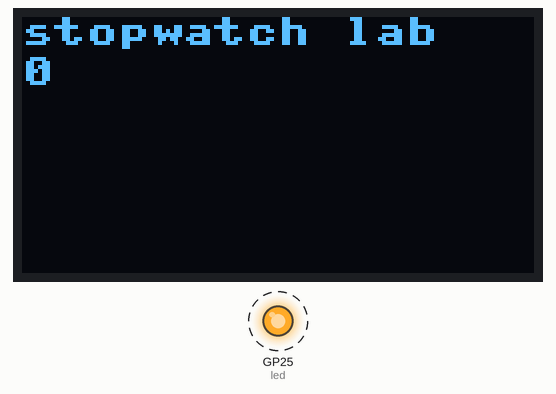
Bench run of a program on a simulated Raspberry Pi Pico running MicroPython. On the bench: 128×64 one-colour display, output pins drawn as LEDs (lit = HIGH). Dashed ring = blinking. Library files of the repository ran but are not shown: ssd1306.py, mp_button.py; pins used as bus, display or sensor lines are not drawn; what the program prints to the serial console is not drawn.

Above: at 0.1 s.
At 9.1 s:
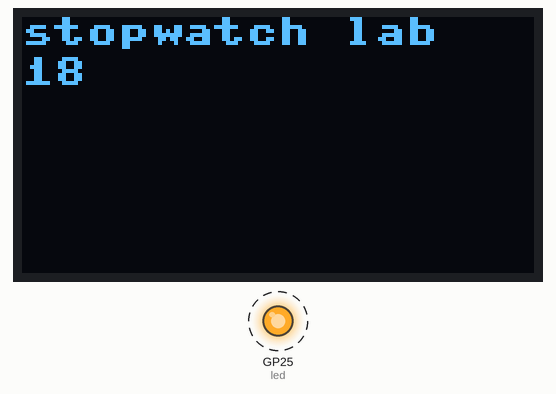
At 19.2 s:
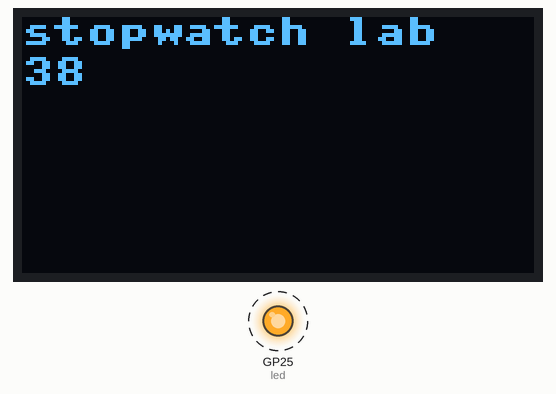
At 38.8 s:
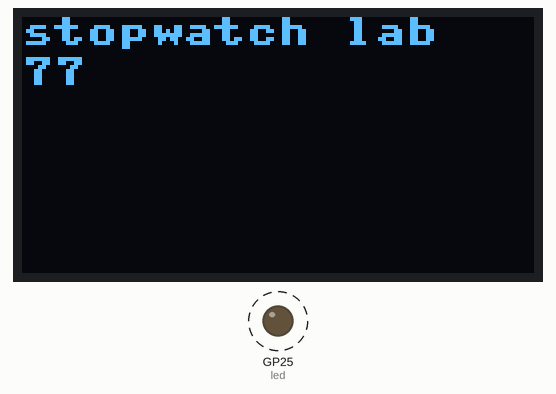
Timing chart, 0 to 40.0 s (numbered marks = the images above):
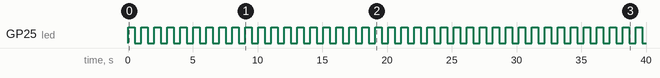

Measured:
- by itself, GP25 (led): alternates HIGH for 0.50 s and LOW for 0.50 s
- what the display in image 0 shows lasts 0.5 s, from 0.0 s to 0.5 s

The program:

05-oled-test.py
```python
from machine import Pin, SPI
import utime
import ssd1306
from mp_button import Button
from utime import sleep, localtime

# HARDWARE PIN CONFIGURATION
# LEDs
PICO_ONBOARD_LED_PIN = 25
# Button pins
STOPWATCH_START_STOP_PIN = 14
STOPWATCH_RESET_PIN = 15
# Display pins
DISPLAY_SCL_PIN = 2
DISPLAY_SDA_PIN = 3
DISPLAY_RES_PIN = 4
DISPLAY_DC_PIN = 5
DISPLAY_CS_PIN = 6

led = machine.Pin(PICO_ONBOARD_LED_PIN, machine.Pin.OUT)

SCL=Pin(DISPLAY_SCL_PIN)
SDA=Pin(DISPLAY_SDA_PIN)
spi=SPI(0, sck=SCL, mosi=SDA)
RES = Pin(DISPLAY_RES_PIN)
DC = Pin(DISPLAY_DC_PIN)
CS = machine.Pin(DISPLAY_CS_PIN)
oled = ssd1306.SSD1306_SPI(128, 64, spi, DC, RES, CS)

def update_screen(seconds):
    oled.fill(0)
    oled.text("stopwatch lab", 0, 0, 1)
    oled.text(str(counter), 0, 10, 1)
    oled.show()

counter = 0
while True:
    update_screen(counter)
    print(counter)
    led.toggle()
    sleep(.5)
    counter += 1
```
